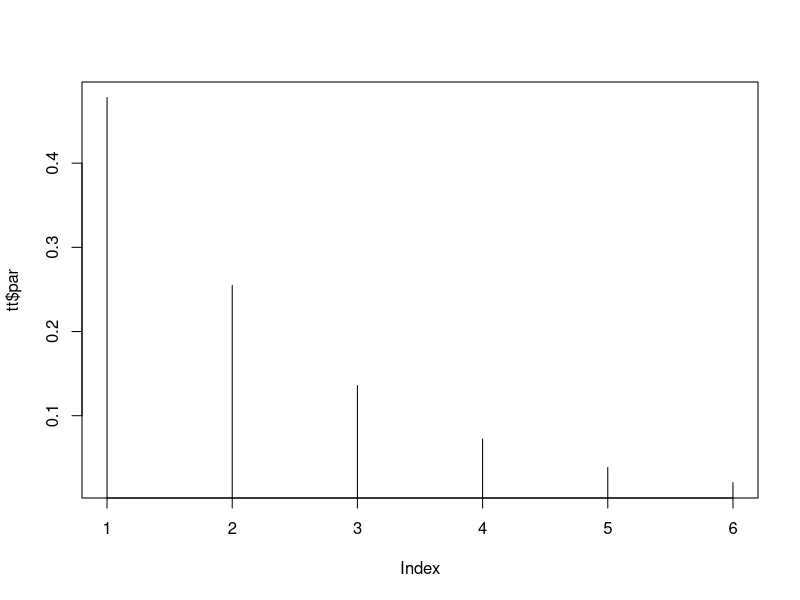

R code for this plot: (Note: this script raises an error after producing the figure.)
##### JAYNES #####
jaynes.obj <- function(lambda, x, y) {
  p_i <- exp(-lambda*x)
  Phi <- sum(p_i)
  ll  <- lambda*y + log(Phi)
  return(ll)
}

jaynes.grad <- function(lambda, x, y) {
  p_i <- exp(-lambda*x)
  Phi <- sum(p_i)
  p_i <- p_i / Phi
  foc <- y - sum(x*p_i)
  return(foc)
}

jaynes.est <- function(x, y) {
  
  lambda0 <- 0
  temp <- optim(lambda0, jaynes.obj, jaynes.grad, x = x , y = y, method = "BFGS")
  lambda <- temp$par
  p_i <- exp(-lambda*x)
  Phi <- sum(p_i)
  p_i <- p_i / Phi
  
  out <- list(
    par = p_i,
    value = temp$value,
    convergence = temp$convergence
  )
  return(out)

}

##### INVERSE #####
inverse.obj <- function(lambda, X, y, p0) {
  
  p_j  <- p0 * exp(lambda %*% X)
  Phi  <- sum(p_j)
  
  ll <- sum(lambda*y) - log(Phi)
  return(ll)
  
}

inverse.grad <- function(lambda, X, y, p0) {
  
  p_j  <- p0 * exp(lambda %*% X)
  Phi  <- sum(p_j)
  p_j  <- p_j/Phi
  
  grad <- y - X %*% t(p_j)
  return(grad)
  
}

inverse.test <- function(formula, data, p0) {
  
  mf <- model.frame(formula, data)
  mt <- attr(mf, "terms")
  
  y <- model.response(mf)
  X <- model.matrix(mt, mf)
  
  n <- length(y)
  p <- ncol(X)
  
  if (missing(p0)) {
    p0 <- rep(1/p, p)
  }
  
  lambda0 <- rep(0, n)
  temp <- optim(lambda0, inverse.obj, inverse.grad, 
                y = y, X = X, p0 = p0, 
                method = "BFGS", control = list(fnscale = -1))
  
  lambda <- temp$par
  
  p_j   <- p0 * exp(lambda %*% X)
  Phi   <- sum(p_j)
  bhat  <- p_j/Phi
  
  yhat  <- y - X %*% t(bhat)
  ehat  <- y - yhat
  df.residual  <- n - p
  
  sigma2 <- sum(ehat^2) / df.residual
  vcov <- sigma2 * chol2inv(t(X) %*% X)

  out <- list(
    call = match.call(),
    terms = mt,
    coefficients = bhat,
    residuals = ehat,
    fitted.values = yhat,
    rank = p,
    df.residual = df.residual,
    sigma = sqrt(sigma2),
    vcov = vcov,
    model = mf,
    xlevels = .getXlevels(mt, mf),
    contrasts = attr(X, "contrasts")
  )
  
  class(out) <- "jaynes"
  out
}

summary.jaynes <- function(object, ...) {
  se <- sqrt(diag(object$vcov))
  tval <- object$coefficients / se
  pval <- 2 * pt(abs(tval), df = object$df.residual, lower.tail = FALSE)
  
  coefmat <- cbind(
    Estimate = object$coefficients,
    Std.Error = se,
    t.value = tval,
    Pr = pval
  )
  
  out <- list(
    call = object$call,
    coefficients = coefmat,
    sigma = object$sigma,
    df = c(object$rank, object$df.residual),
    r.squared = 1 - sum(object$residuals^2) /
      sum((object$fitted.values - mean(object$fitted.values))^2)
  )
  
  class(out) <- "summary.jaynes"
  out
}

print.summary.jaynes <- function(x, ...) {
  cat("Call:\n")
  print(x$call)
  
  cat("\nCoefficients:\n")
  printCoefmat(
    x$coefficients,
    digits = max(3L, getOption("digits") - 2L),
    signif.stars = TRUE
  )
  
  cat(
    "\nResidual standard error:",
    formatC(x$sigma, digits = 4),
    "on", x$df[2], "degrees of freedom\n"
  )
  
  cat(
    "Multiple R-squared:",
    formatC(x$r.squared, digits = 4), "\n"
  )
  
  invisible(x)
}

inverse.pure.obj <- function(lambda, X, y, p0) {
  
  p_j  <- p0 * exp(lambda %*% X)
  Phi  <- sum(p_j)

  ll <- sum(lambda*y) - log(Phi)
  return(ll)
  
}

inverse.pure.grad <- function(lambda, X, y, p0) {
  
  p_j  <- p0 * exp(lambda %*% X)
  Phi  <- sum(p_j)
  p_j  <- p_j/Phi

  grad <- y - X %*% t(p_j)
  return(grad)
  
}

inverse.pure <- function(X, y, p0) {
  
  tt <- dim(X)
  n <- tt[1]
  J <- tt[2]
  
  if (missing(p0)) {
    p0 <- rep(1/J, J)
  }
  
  lambda0 <- rep(0, n)
  temp <- optim(lambda0, inverse.pure.obj, inverse.pure.grad, 
                y = y, X = X, p0 = p0, 
                method = "BFGS", control = list(fnscale = -1))
  
  lambda <- temp$par
  
  p_j  <- p0 * exp(lambda %*% X)
  Phi  <- sum(p_j)
  p_j  <- p_j/Phi

  out <- list(
    lambda = lambda,
    p = p_j,
    value = temp$value,
    convergence = temp$convergence
  )
  
  return(out)
  
}

inverse.noise.obj <- function(lambda, X, y, p0, w0, V, nu) {
  
  p_j  <- p0 * exp(lambda %*% X / (1 - nu))
  Phi  <- sum(p_j)
  w_im <- w0 * exp(lambda*V/nu)
  Psi  <- apply(w_im, 1, sum)
  
  ll <- sum(lambda*y) - (1-nu)*log(Phi) - nu*sum(log(Psi))
  return(ll)
  
}

inverse.noise.grad <- function(lambda, X, y, p0, w0, V, nu) {
  
  p_j  <- p0 * exp(lambda %*% X / (1 - nu))
  Phi  <- sum(p_j)
  p_j  <- p_j/Phi
  w_im <- w0 * exp(lambda*V/nu)
  Psi  <- apply(w_im, 1, sum)
  w_im <- w_im/Psi
  e_i  <- apply(w_im * V, 1, sum)
  
  grad <- y - X %*% t(p_j) - e_i
  return(grad)

}

inverse.noise <- function(X, y, p0, w0, V, nu) {
  
  tt <- dim(X)
  n <- tt[1]
  J <- tt[2]
  
  if (missing(p0)) {
    p0 <- rep(1/J, J)
  }
  
  if (missing(w0)) {
    w0 <- matrix(1/3, n, 3)
  }
  
  if (missing(V)) {
    V <- matrix(0, n, 3)
    for (i in 1:n) {
      stdev <- sd(X[i,])
      V[i,1] <- -3*stdev
      V[i,3] <-  3*stdev
    }
  }
  
  if (missing(nu)) {
    nu <- 0.5
  }
  
  lambda0 <- rep(0, n)
  temp <- optim(lambda0, inverse.noise.obj, inverse.noise.grad, 
                y = y, X = X, p0 = p0, w0 = w0, V = V, nu = nu, 
                method = "BFGS", control = list(fnscale = -1))
  
  lambda <- temp$par
    
  p_j  <- p0 * exp(lambda %*% X / (1 - nu))
  Phi  <- sum(p_j)
  p_j  <- p_j/Phi
  w_im <- w0 * exp(lambda*V/nu)
  Psi  <- apply(w_im, 1, sum)
  w_im <- w_im/Psi
  e_i  <- apply(w_im * V, 1, sum)
  
  out <- list(
    lambda = lambda,
    p = p_j,
    value = temp$value,
    convergence = temp$convergence
  )
  
  return(out)

}

##### REG #####
gce.reg.obj <- function(lambda, X, y, p0, Z, w0, V, nu) {
  
  p_km <- p0 * exp(Z * as.vector(lambda %*% X) / (1-nu))
  Phi  <- apply(p_km, 1, sum)
  w_tm <- w0 * exp(as.matrix(lambda) %*% t(as.matrix(V)) / nu)
  Psi  <- apply(w_tm, 1, sum)

  ll <- sum(lambda*y) - (1-nu)*sum(log(Phi)) - nu*sum(log(Psi))
  return(ll)
  
}

gce.reg.grad <- function(lambda, X, y, p0, Z, w0, V, nu) {
  
  p_km <- p0 * exp(Z * as.vector(lambda %*% X) / (1-nu))
  Phi  <- apply(p_km, 1, sum)
  p_km <- p_km / as.vector(Phi)
  beta <- apply(Z * p_km, 1, sum)
  w_tm <- w0 * exp(as.matrix(lambda) %*% t(as.matrix(V)) / nu)
  Psi  <- apply(w_tm, 1, sum)
  w_tm <- w_tm / as.vector(Psi)
  e_t  <- w_tm %*% as.matrix(V)
  
  grad <- y - X %*% as.matrix(beta) - e_t
  return(grad)
  
}

gce.reg <- function(X, y, p0, Z, w0, V, nu) {
  
  # note X, p0, Z w0 are matrices, y and V are vectors
  h <- dim(X)
  n <- h[1]
  K <- h[2]
  M <- dim(Z)[2]
  
  if (missing(p0)) {
    p0 <- rep(1/M, M)
    p0 <- matrix(p0, nrow = K, ncol = M, byrow = TRUE)
  }
  
  if (missing(w0)) {
    J <- 3
    w0 <- rep(1/J, J)
    w0 <- matrix(w0, nrow = n, ncol = J, byrow = TRUE)
  }
  
  if (missing(V)) {
    sd_y <- sd(y)
    V <- c(-3*sd_y, 0, 3*sd_y)
  }

  if (missing(nu)) {
    nu <- 0.5
  }
  
  lambda0 <- rep(0, n)
  temp <- optim(lambda0, gce.reg.obj, gce.reg.grad, 
                X=X, y=y, p0=p0, Z=Z, w0=w0, V=V, nu=nu,
                method = "BFGS", control = list(fnscale = -1))
  
  lambda <- temp$par
  p_km <- p0 * exp(Z * as.vector(lambda %*% X) / (1-nu))
  Phi  <- apply(p_km, 1, sum)
  p_km <- p_km / as.vector(Phi)
  beta <- apply(Z * p_km, 1, sum) 
  w_tm <- w0 * exp(as.matrix(lambda) %*% t(as.matrix(V)) / nu)
  Psi  <- apply(w_tm, 1, sum)
  w_tm <- w_tm / as.vector(Psi)
  e_t  <- w_tm %*% as.matrix(V)
  
  return(beta)
  
}

##### TEST JAYNES #####
x <- 1:6
y <- 2

tt <- jaynes.est(x, y)
plot(tt$par, type = "h")

##### TEST INVERSE #####
rm(list=ls())
n <- 100
J <- 3
set.seed(256)
X <- matrix(runif(n*J),n,J)
#X <- matrix(1:12,n,J)
p0 <- rep(1/J, J)
w0 <- matrix(1/3, n, 3)
V <- matrix(0, n, 3)
for (i in 1:n) {
  stdev <- sd(X[i,])
  V[i,1] <- -3*stdev
  V[i,3] <-  3*stdev
}
nu <- 0.5

lambda <- rep(0,n)
lambda <- 1:n
p <- c(.8, .05, .15)
y <- X %*% p + rnorm(n, 0, .05)

mydata <- data.frame(y=y, x1=X[,1], x2=X[,2], x3=X[,3])

s3.test <- inverse.test(y~x1+x2+x3-1, mydata)
summary(s3.test)

zz <- inverse.pure(X, y)
zz$p

tt <- inverse.noise(X, y)
tt$p

ttt <- inverse.noise(X, y, p0, w0, V, .7)
ttt$p

##### TEST REGRESSION #####
rm(list=ls())
n <- 50
K <- 3
M <- 3
J <- 3
set.seed(256)
X <- matrix(runif(n*(K-1)), n, (K-1))
X <- cbind(1, X)
p0 <- rep(1/M, M)
p0 <- matrix(p0, nrow = K, ncol = M, byrow = TRUE)
w0 <- rep(1/J, J)
w0 <- matrix(w0, nrow = n, ncol = J, byrow = TRUE)
beta <- matrix(c(2, 1, 3), ncol = 1)
Z <- matrix(c(-5,0,5), nrow = K, ncol = M, byrow = TRUE)
y <- X %*% beta + rnorm(n, 0, 0.05)
y <- as.vector(y)
sd_y <- sd(y)
V <- c(-3*sd_y, 0, 3*sd_y)
nu <- 0.5

gce.reg(X,y,,Z)
